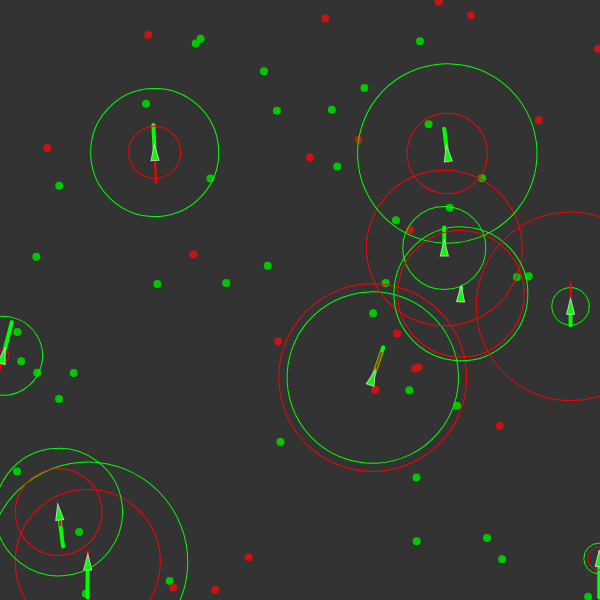
Frame 1 (no input)
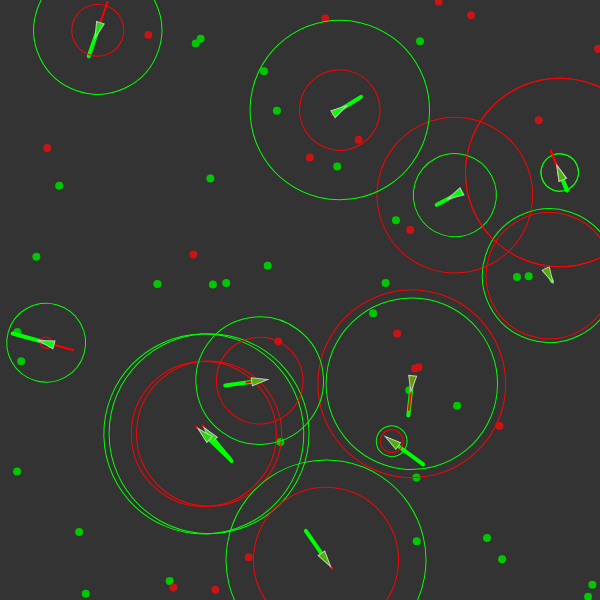
Frame 60 (no input)
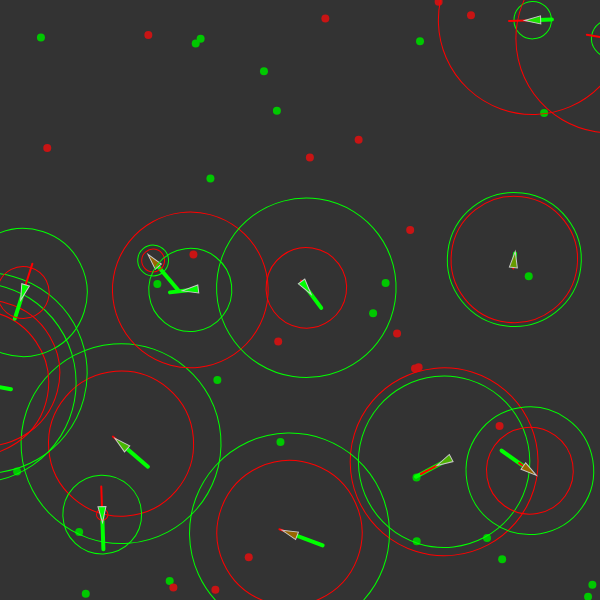
Frame 120 (the mouse pressed at the canvas centre since frame 60)

The p5.js sketch that drew these frames (run headless with seeded random() and noise() and a simulated clock; from frame 60 on, the mouse is pressed at the canvas centre):

// p5.js sketch
// ── sketch.js
let vehicles = [];
let food = [];
let poison = [];

let mr = 5;

function setup() {
  createCanvas(600, 600);
  //Create the base food objects
  for(let i = 0; i < 40; i ++) {
    let x = random(width);
    let y = random(height);
    food.push(createVector(x, y));
  }
  //Create the base poison objects
  for(let i = 0; i < 20; i ++) {
    let x = random(width);
    let y = random(height);
    poison.push(createVector(x, y));
  }
  //Create the vehicles
  for(let i = 0; i < 10; i ++) {
    let x = random(width);
    let y = random(height);
    vehicles.push(new Vehicle(x, y));
  }

}

function draw() {
  background(51);

  //Add more food
  if (random(1) < 0.05) {
    let x = random(width);
    let y = random(height);
    food.push(createVector(x, y));
  }
  //Add more poison
  if (random(1) < 0.01) {
    let x = random(width);
    let y = random(height);
    food.push(createVector(x, y));
  }

  //Draw the food
  for(let i = 0; i < food.length; i ++) {
    fill(0, 200, 0);
    noStroke();
    ellipse(food[i].x, food[i].y, 8, 8);
  }
  //Draw the poison
  for(let i = 0; i < poison.length; i ++) {
    fill(200, 20, 20);
    noStroke();
    ellipse(poison[i].x, poison[i].y, 8, 8);
  }

  for(let i = vehicles.length-1; i >= 0; i --) {
    // Call the appropriate steering behaviors for our agents
    vehicles[i].behaviors(food, poison);
    //v.seek(target);
    vehicles[i].update();
    vehicles[i].boundaries();
    vehicles[i].display();

    let child = vehicles[i].clone();
    if (child != null) {
      vehicles.push(child); 
    }

    if (vehicles[i].dead()) {
      food.push(createVector(vehicles[i].pos.x, vehicles[i].pos.y));
      vehicles.splice(i, 1);
    }
  }
  //Add in extra critters as needed
  while (vehicles.length < 5) {
    let x = random(width);
    let y = random(height);
    vehicles.push(new Vehicle(x, y));
  }
}
// ── vehicle.js
class Vehicle {
  constructor(x, y, dna) {
    this.acc = createVector(0, 0);
    this.vel = createVector(0, -2);
    this.pos = createVector(x, y);
    this.r = 4;
    this.maxspeed = 5;
    this.maxforce = 0.3;

    this.health = 1;
    this.dna = [];
    if (dna == undefined) {
      //Food weight
      this.dna[0] = random(-2, 2);
      //Poison weight
      this.dna[1] = random(-2, 2);
      //Food perseption
      this.dna[2] = random(0, 100);
      //poison perseption
      this.dna[3] = random(0, 100);
    } else {
      for(let i = 0; i < dna.length; i ++) {
        this.dna[i] = dna[i];
        if (random(1) < mr/100) {
          this.dna[i] += random(-0.1, 0.1);
        }
      }
    }
  }

  // Method to update location
  update() {
    //Loose some health
    this.health -= 0.005;
    // Update velocity
    this.vel.add(this.acc);
    // Limit speed
    this.vel.limit(this.maxspeed);
    this.pos.add(this.vel);
    // Reset accelerationelertion to 0 each cycle
    this.acc.mult(0);
  }

  applyForce(force) {
    this.acc.add(force);
  }

  dead () {
    return(this.health <= 0);
  }

  behaviors (good, bad) {
      let steerG = this.eat(good, 0.2, this.dna[2]);
      let steerB = this.eat(bad, -0.3, this.dna[3]);

      steerG.mult(this.dna[0]);
      steerB.mult(this.dna[1]);

      this.applyForce(steerG);
      this.applyForce(steerB);
  }

  eat (list, nutrition, perseption) {
      //Find the closest food's index
      let record = Infinity;
      let target = null;
      for (let i = list.length-1; i >= 0; i --) {
        //Get the distance
        let d = this.pos.dist(list[i]);

        if (d < this.maxspeed) {
          //Eat the food
          list.splice(i, 1);
          this.health += nutrition;
        } else if (d < record && d < perseption) {
          record = d;
          target = list[i];
        }
      }
      //See if the critter can eat the food
      if (record < 5) {
          //Eat the food
          list.splice(target, 1);
          this.health += nutrition;
      } else if (target != null) {
          //Seek the food and return the vector
          return(this.seek(target));
      }
      return(createVector(0, 0));
  }

  clone () {
    if (random(1) < 0.002) {
      return(new Vehicle(this.pos.x, this.pos.y, this.dna));
    }
    return(null);
  }
    
  seek(target) {
    var desired = p5.Vector.sub(target, this.pos); // A vector pointing from the location to the target
    // Scale to maximum speed
    desired.setMag(this.maxspeed);
    // Steering = Desired minus velocity
    var steer = p5.Vector.sub(desired, this.vel);
    // Limit to maximum steering force
    steer.limit(this.maxforce); 
    return(steer);
  }
  
  display() {
    // Draw a triangle rotated in the direction of velocity
    let angle = this.vel.heading() + PI / 2;
    push();
    translate(this.pos.x, this.pos.y);
    rotate(angle);

    let gr = color(0, 255, 0);
    let rd = color(255, 0, 0);
    let col = lerpColor(rd, gr, this.health);

    noFill();
    strokeWeight(4);
    stroke(0, 255, 0);
    line(0, 0, 0, -this.dna[0]*20);
    strokeWeight(1);
    ellipse(0, 0, this.dna[2]*2);
    strokeWeight(2);
    stroke(255, 0, 0);
    line(0, 0, 0, -this.dna[1]*20);
    strokeWeight(1);
    ellipse(0, 0, this.dna[3]*2);

    fill(col);
    stroke(200);
    strokeWeight(1);
    beginShape();
    vertex(0, -this.r * 2);
    vertex(-this.r, this.r * 2);
    vertex(this.r, this.r * 2);
    endShape(CLOSE);

    pop();
  }

  boundaries() {
    let d = 25;
    let desired = null;

    if (this.pos.x < d) {
      desired = createVector(this.maxspeed, this.vel.y);
    } else if (this.pos.x > width - d) {
      desired = createVector(-this.maxspeed, this.vel.y);
    }

    if (this.pos.y < d) {
      desired = createVector(this.vel.x, this.maxspeed);
    } else if (this.pos.y > height - d) {
      desired = createVector(this.vel.x, -this.maxspeed);
    }

    if (desired !== null) {
      desired.normalize();
      desired.mult(this.maxspeed);
      let steer = p5.Vector.sub(desired, this.vel);
      steer.limit(this.maxforce);
      this.applyForce(steer);
    }
  }
}
